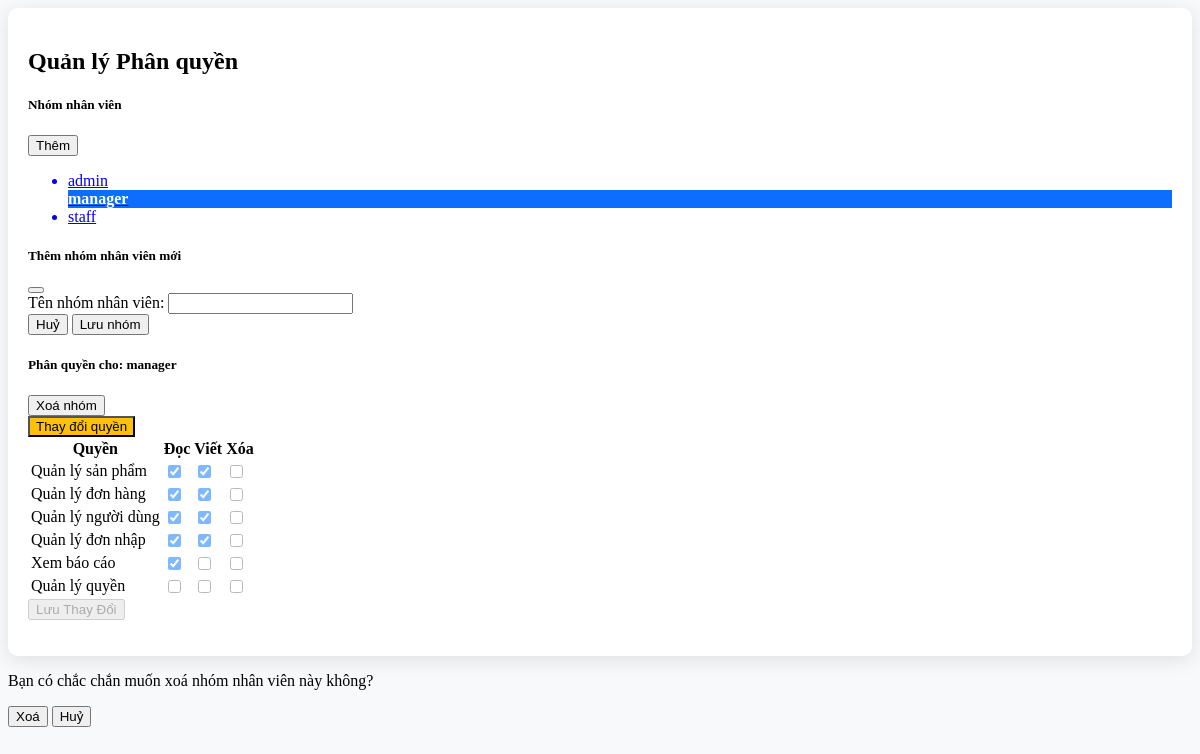
/admin/pages/phanquyen.php?page=phanquyen&role_id=3, run on an earlier commit of the app's database.
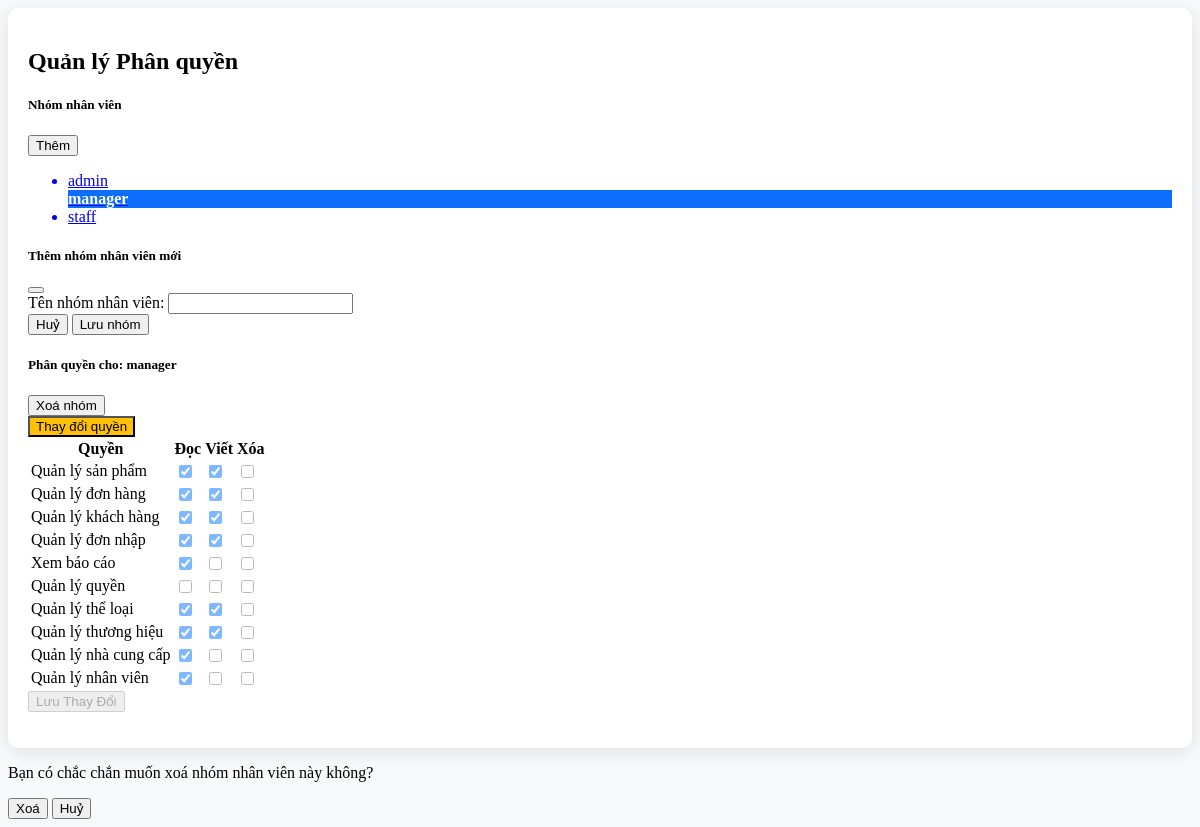
And on a later commit of the database.
### tables this page shows
CREATE TABLE `roles` (
  `role_id` int(11) NOT NULL,
  `name` varchar(100) NOT NULL,
  `is_deleted` tinyint(1) DEFAULT 0
);

CREATE TABLE `permissions` (
  `permission_id` int(11) NOT NULL,
  `name` varchar(100) NOT NULL
);

### includes/DBConnect.php (called while the page is built, shortened)
<?php
class DBConnect {
    private static $instance = null;
    private $pdo;
    private $host = 'localhost';
    private $dbname = 'db_douong';
    private $username = 'root';
    private $password = '';
    private function __construct() {
        try {
            $this->pdo = new PDO(
                "mysql:host={$this->host};dbname={$this->dbname};charset=utf8",
                $this->username,
                $this->password
            );
            $this->pdo->setAttribute(PDO::ATTR_ERRMODE, PDO::ERRMODE_EXCEPTION);
            $this->pdo->setAttribute(PDO::ATTR_DEFAULT_FETCH_MODE, PDO::FETCH_ASSOC);
        } catch (PDOException $e) {
            die("Kết nối thất bại: " . $e->getMessage());
        }
    }
    public static function getInstance() {
        if (self::$instance === null) {
            self::$instance = new DBConnect();
        }
        return self::$instance;
    }
    public function select($sql, $params = []) {
        $stmt = $this->pdo->prepare($sql);
        $stmt->execute($params);
        return $stmt->fetchAll();
    }
}
?>

### admin/pages/phanquyen.php (the view, shortened to what the changed rows need)
<?php
require_once '../includes/DBConnect.php';
$db = DBConnect::getInstance();
$roles = $db->select("SELECT * FROM roles WHERE role_id != 1 AND is_deleted = 0");
$permissions = $db->select("SELECT * FROM permissions");
$role_id = isset($_GET['role_id']) ? intval($_GET['role_id']) : null;
if ($role_id) {
    $role_permissions = $db->select(
        "SELECT permission_id, action FROM role_permission_details WHERE role_id = ?",
        [$role_id]
    );
    $assigned_permissions = [];
    foreach ($role_permissions as $rp) {
        $assigned_permissions[$rp['permission_id']][] = $rp['action'];
    }
} else {
    $assigned_permissions = [];
}
?>
<div class="container mt-5">
    <h2 class="text-center mb-4">Quản lý Phân quyền</h2>
    <div class="row">
        <div class="col-md-4">
            <ul class="list-group">
                <?php foreach ($roles as $role): ?>
                    <a href="?page=phanquyen&role_id=<?= $role['role_id'] ?>" class="text-decoration-none <?= ($role['role_id'] == $role_id) ? 'text-white' : '' ?>">
                        <li class="list-group-item <?= ($role['role_id'] == $role_id) ? 'active-link' : '' ?>">
                            <?= htmlspecialchars($role['name']) ?>
                        </li>
                    </a>
                <?php endforeach; ?>
            </ul>
        </div>
        <div class="col-md-8">
            <?php if ($role_id): ?>
                <div class="d-flex align-items-center mb-3">
                    <h5>Phân quyền cho: <span class="text-primary me-4"><?= htmlspecialchars($roles[array_search($role_id, array_column($roles, 'role_id'))]['name'] ?? 'Nhóm') ?></span></h5>
                    <?php if ($role_id != 2): ?>
                        <button id="deleteRoleBtn" class="btn btn-danger btn-sm">Xoá nhóm</button>
                    <?php endif; ?>
                </div>
                <button id="editBtn" class="btn btn-warning btn-editing mb-3">Thay đổi quyền</button>
                <form id="formSavePermission" method="POST">
                    <table class="table table-bordered table-hover text-center align-middle">
                        <thead class="table-light">
                            <tr>
                                <th>Quyền</th>
                                <th>Đọc</th>
                                <th>Viết</th>
                                <th>Xóa</th>
                            </tr>
                        </thead>
                        <tbody>
                            <?php foreach ($permissions as $permission): ?>
                                <tr>
                                    <td class="text-start"><?= htmlspecialchars($permission['name']) ?></td>
                                    <?php foreach (['read', 'write', 'delete'] as $action): ?>
                                        <td>
                                            <input type="checkbox"
                                                name="permissions[<?= $permission['permission_id'] ?>][]"
                                                value="<?= $action ?>"
                                                <?= in_array($action, $assigned_permissions[$permission['permission_id']] ?? []) ? 'checked' : '' ?>
                                                class="form-check-input checkbox-disabled">
                                        </td>
                                    <?php endforeach; ?>
                                </tr>
                            <?php endforeach; ?>
                        </tbody>
                    </table>
                    <button type="submit" class="btn btn-success" disabled id="saveBtn">Lưu Thay Đổi</button>
                </form>
            <?php else: ?>
                <div class="alert alert-info">Hãy chọn một nhóm người dùng để phân quyền.</div>
            <?php endif; ?>
        </div>
    </div>
</div>

What changed in the data, as far as the page shows it:
changed permissions: name "Quản lý người dùng" → "Quản lý khách hàng"
added permissions: name "Quản lý thể loại", permission_id "☑"
added permissions: name "Quản lý thương hiệu", permission_id "☑"
added permissions: name "Quản lý nhà cung cấp", permission_id "☑"
added permissions: name "Quản lý nhân viên", permission_id "☑"
